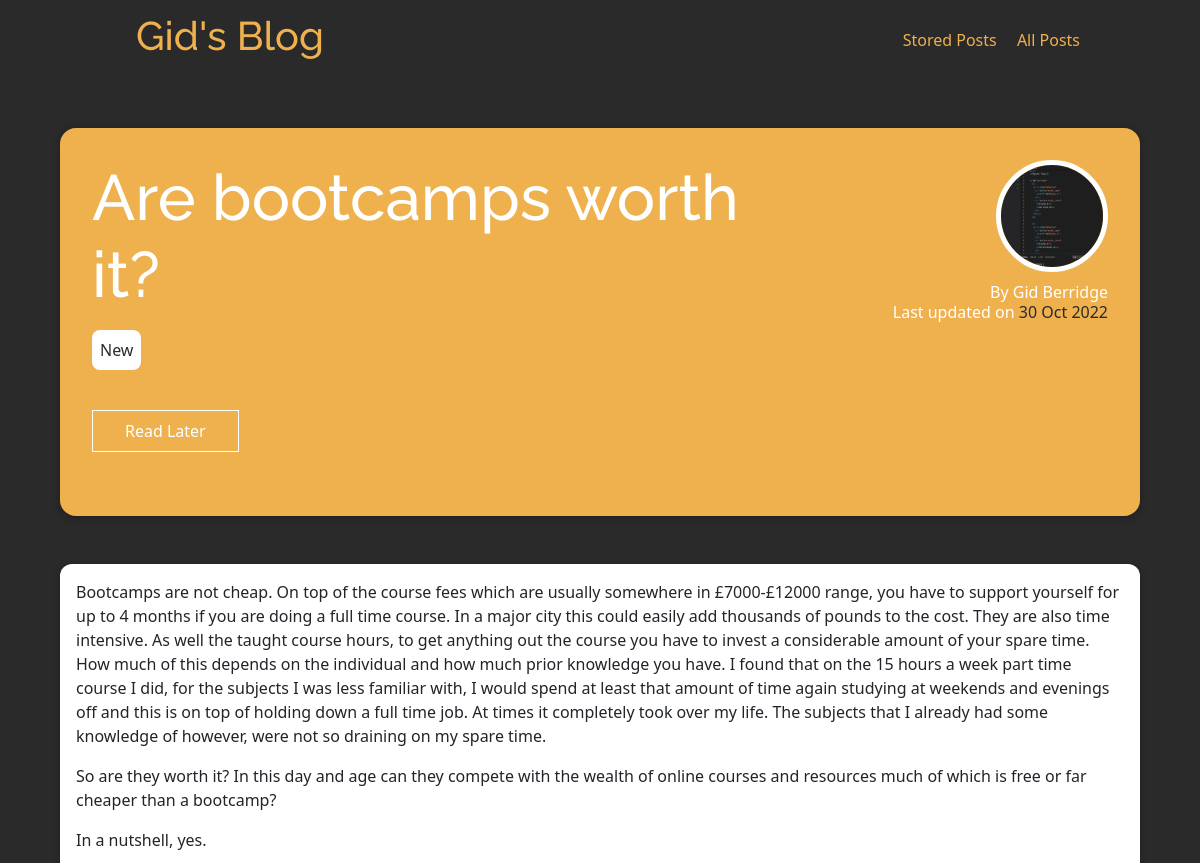
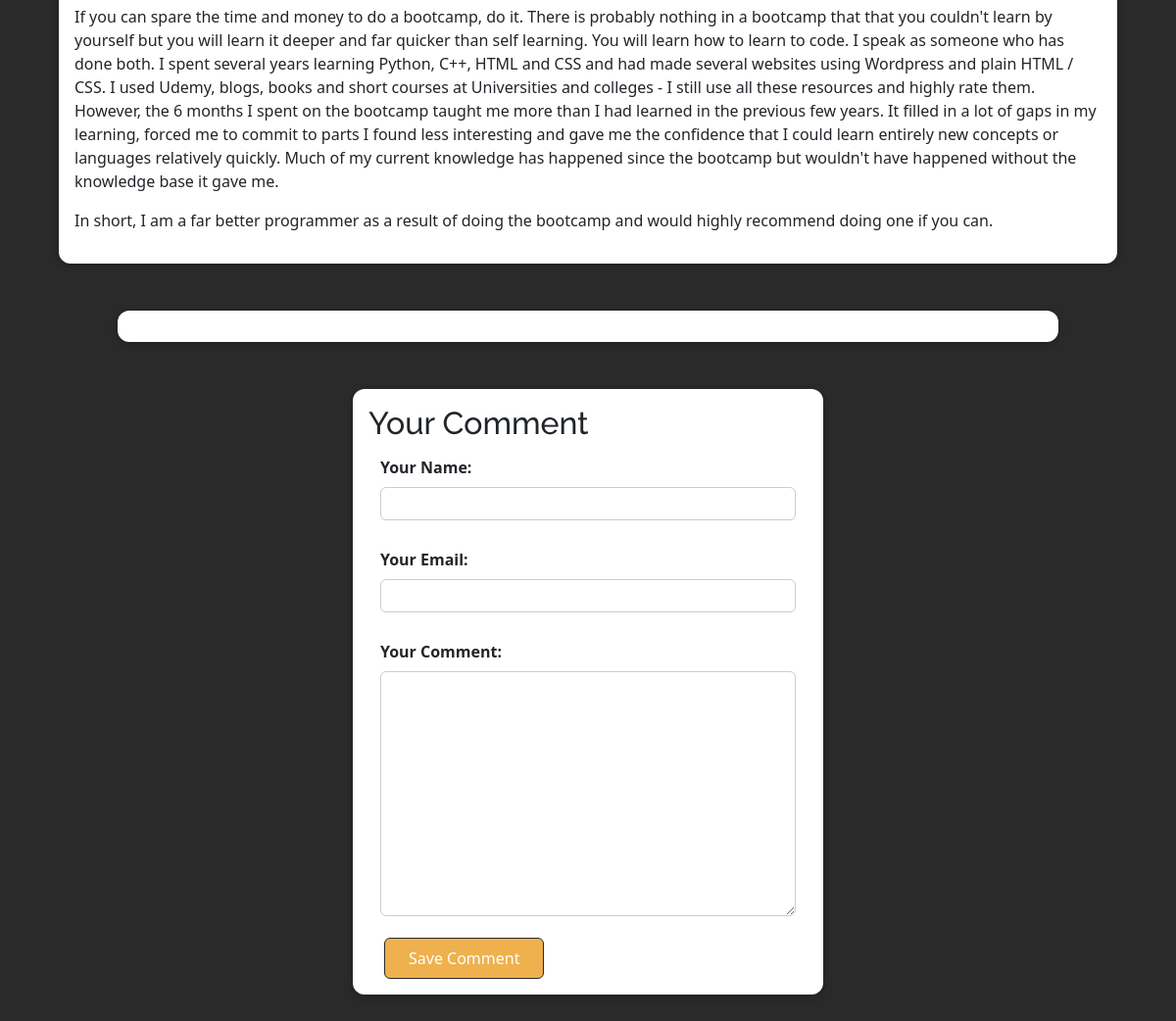
Screenshot of /posts/are-bootcamps-worth-it with the database file from the repository (2 pictures, top to bottom).
### blog/models.py (models this page shows, shortened)
class Post(models.Model):
    title = models.CharField(max_length=150)
    excerpt = models.CharField(max_length=200)
    image = models.ImageField(upload_to="posts", null=True)
    date = models.DateField(auto_now=True)
    slug = models.SlugField(unique=True, db_index=True)
    content = models.TextField(
        validators=[MinLengthValidator(10)])
    author = models.ForeignKey(
        Author, on_delete=models.SET_NULL, null=True, related_name="posts")
    tags = models.ManyToManyField(Tag)

class Tag(models.Model):
    caption = models.CharField(max_length=20)

class Author(models.Model):
    first_name = models.CharField(max_length=100)
    last_name = models.CharField(max_length=100)
    email_address = models.EmailField()
    def fullname(self):
        return f"{self.first_name} {self.last_name}"
    def __str__(self):
        return self.fullname()

### blog/views.py (the view, shortened to what this page needs)
# urls.py: path("posts/<slug:slug>", views.SinglePostView.as_view(),
class SinglePostView(View):
    def is_stored_post(self, request, post_id):
        stored_posts = request.session.get("stored_posts")
        if stored_posts is not None:
            is_saved_for_later = post_id in stored_posts
        else:
            is_saved_for_later = False
        return is_saved_for_later
    def get(self, request, slug):
        post = Post.objects.get(slug=slug)
        context = {
            "post": post,
            "post_tags": post.tags.all(),
            "comment_form": CommentForm(),
            "comments": post.comments.all().order_by("-id"),
            "saved_for_later": self.is_stored_post(request, post.id)
        }
        return render(request, "blog/post-detail.html", context)

### blog/forms.py
class CommentForm(forms.ModelForm):
    class Meta:
        model = Comment
        exclude = ["post"]
        labels = {
            "user_name": "Your Name",
            "user_email": "Your Email",
            "text": "Your Comment"
        }

### blog/templates/blog/post-detail.html (shortened to what this page needs)
{% extends 'base.html' %}
{% load static %}
{% block css_files %}
    <link rel="stylesheet" href="{% static "blog/post-detail.css" %}">
{% endblock  %}
{% block content %}
    <section id="summary" class="d-flex justify-content-between">
        <div class="col-8 p-3 ">
            <h2>{{ post.title }}</h2>
            <div class="my-3">
                {% for tag in post_tags %}
                <div class="tag">{{ tag.caption }} </div>
                {% endfor %}
            </div>
        <div id="read-later">
            <form action="{% url "read-later" %}" method="POST">
                <button>
                    {% if saved_for_later %}
                    Remove from Read Later list
                    {% else %}
                    Read Later
                    {% endif %}
                </button>
            </form>
        </div>
        </div>
        <div class="col-4 p-3 article_details ">
            <img src="{{ post.image.url }}" alt="{{ post.title }}">
            <address>By <a href="mailto:{{ post.author.email_address }}">{{ post.author }}</a></address>
            <div>
                Last updated on <time>{{ post.date|date:"d M Y" }}</time>
            </div>
        </div>
    </section>
    <main>
        {{ post.content|linebreaks }}
    </main>
    <section id="comments">
    </section>
    <section id="comment-form">
        <h2>Your Comment</h2>
        <form action="{% url "post-detail-page" post.slug %}" method="POST">
            {% for form_field in comment_form %}
                <div class="form-control {% if form_field.errors %} invalid {% endif %}">
                    {{ form_field.label_tag }}
                    {{ form_field }}
                </div>
            {% endfor %}
            <button>Save Comment</button>
        </form>
    </section>
{% endblock  %}

### static/app.css (style rules this page uses)
* { box-sizing: border-box; }
html { font-family: 'Raleway', Helvetica, sans-serif; }
body { margin: 0; }
h1, h2, h3 { font-family: 'Raleway', Helvetica, sans-serif; font-weight: 200; }

### blog/static/blog/post-detail.css (style rules this page uses)
body { background-color: #2a2a2a; }
#summary { margin: 8rem auto 3rem auto; padding: 1rem; width: 90%; max-width: 90rem; border-radius: 16px; background-color: #eeb14e; position: relative; box-shadow: 0 2px 8px rgba(0, 0, 0, 0.25); }
#summary h2 { color: white; font-size: 2rem; margin-bottom: 0.25rem; }
.article_details { padding: 1rem 2rem; border-radius: 12px; text-align: right; color: white; }
.article_details img { width: 5rem; height: 5rem; border-radius: 50%; border: 5px solid white; margin-bottom: 0.5rem; }
#summary address { margin-bottom: -0.25rem; }
#summary a { color: white; text-decoration: none; }
#summary time { color: #2a2a2a; }
main { width: 90%; max-width: 90rem; margin: 3rem auto; background-color: white; padding: 1rem; border-radius: 12px; box-shadow: 0 2px 8px rgba(0, 0, 0, 0.25); }
.tag { background-color: #fff; color: #2a2a2a; padding: 0.5rem; border-radius: 8px; margin: 0 0.5rem 0.5rem 0; display: inline-block; }
@media only screen and (min-width: 768px) { #summary h2 { font-size: 4rem; } }
@media only screen and (min-width: 768px) { .article_details img { width: 7rem; height: 7rem; } }
#comment-form { margin: 3rem auto; width: 90%; max-width: 30rem; border-radius: 12px; background-color: #fff; box-shadow: 0 2px 8px rgba(0, 0, 0, 0.25); padding: 1rem; }
#comment-form button { background-color: #eeb14e; font: inherit; color: #fff; border: 1px solid #2a2a2a; border-radius: 6px; padding: 0.5rem 1.5rem; cursor: pointer; margin-left: 1rem; }
.form-control { margin-bottom: 1rem; border: none; }
.form-control label { font-weight: bold; margin-bottom: 0.5rem; display: block; }
.form-control input, .form-control textarea { display: block; width: 100%; font: inherit; padding: 0.25rem; border-radius: 6px; border: 1px solid #ccc; }
#comments { margin: 3rem auto; width: 90%; max-width: 60rem; border-radius: 12px; background-color: #fff; box-shadow: 0 2px 8px rgba(0, 0, 0, 0.25); padding: 1rem 2rem; }
#read-later { margin: 2rem 0; }
#read-later button { background-color: transparent; border: 1px solid #fff; padding: 0.5rem 2rem; font: inherit; color: #fff; }

### rows the page displays
Post: title "Are bootcamps worth it?", image (picture), author "Gid Berridge", date "30 Oct 2022", content "Bootcamps are not cheap. On top of the course fees which are usually somewhere in £7000-£12000 range, you have to support yourself for up to 4 months if you are doing a full time course. In a major city this could easily add thousands of pounds to the cost. They are also time intensive. As well the taught course hours, to get anything out the course you have to invest a considerable amount of your spare time. How much of this depends on the individual and how much prior knowledge you have. I found that on the 15 hours a week part time course I did, for the subjects I was less familiar with, I would spend at least that amount of time again studying at weekends and evenings off and this is on…"
Tag: caption "New"
